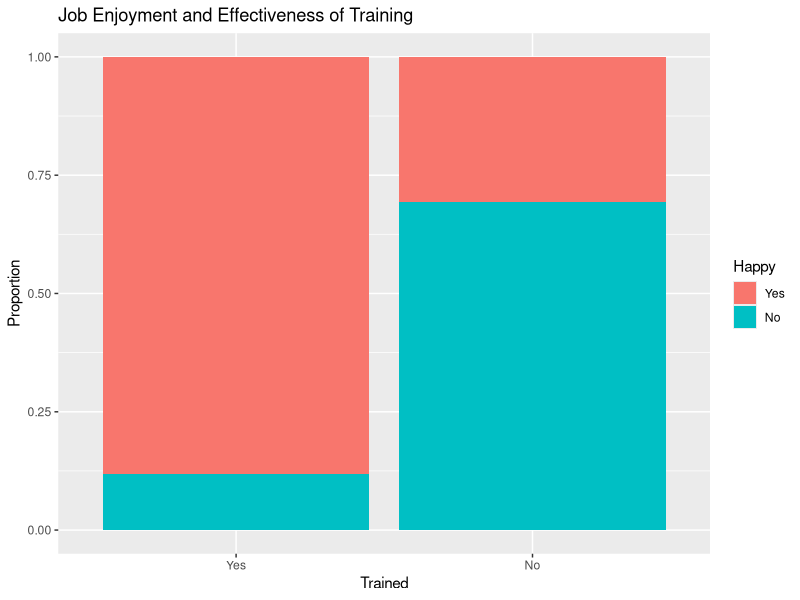

R code for this plot: (Note: this script raises an error after producing the figure.)
## This file deals with the HAPPY x TRAINED dataset
## I asked employees of west carts whether they enjoy working here and if
## they felt they were trained effectively. The analysis is below

setwd("D:/Files/Programing and Data/R Directory/Work Surveys")

library(ggplot2)

# First we set up our Contingency Table
HT <- read.csv("HappyTrained.csv")
HT$Happy <- factor(x = HT$Happy, levels = c("Yes", "No"))
HT$Trained <- factor(x = HT$Trained, levels = c("Yes", "No"))
HT.table <- xtabs(formula = Count ~ Happy + Trained, data = HT) 
ht.sample.sum <- sum(HT.table)

## Now I want to be able to see the column sums
## They wont be added to the table, but are still useful to call upon
names.t <- c('Trained', 'Not Trained')
names.h <- c('Happy', 'Not Happy')
ht.sum <- sum(HT.table[,1])
nht.sum <- sum(HT.table[,2])
ht.sums <- c(ht.sum, nht.sum)
ht.props <- ht.sums / ht.sample.sum
HT.col.sums <- data.frame(names.h, ht.sums, ht.props)

## Here are the Row Sums
## This gives me info about Trained
sum.ht <- sum(HT.table[1,])
sum.nht <- sum(HT.table[2,])
sums.ht <- c(sum.ht, sum.nht)
props.ht <- sums.ht / ht.sample.sum
HT.row.sums <- data.frame(names.t, sums.ht, props.ht)

## Now I want to view the proportions on my full table
HT.hat <- round(HT.table / ht.sample.sum, 2)

## Now I want a table that details the proprtion of each cell divided by its row sum
HT.r.hat <- round(HT.table / rowSums(HT.table), 2)

#################################################################
##             Lets Review What I Have So Far                  ##

## The Table
HT.table

## The Row Summary
## Details Sample Respondants Happiness
HT.row.sums

## The Column Summary
## Details Sample Respondants Training
HT.col.sums

## The table of proportions
HT.hat

## The table of intra-Row proportions
HT.r.hat

##                                                             ##
#################################################################

## OBSERVATIONS
## Happiness and Training seem to be related....
## Still lots of people who were well trained and are still unhappy
## Suggests more variables influence happiness than just training

## GOALS:
### Odds Ratio
### Chi Sq Test
### Graph
### Fit a Logit Model

## Starting with whats easy
chisq.test(HT.table, correct = FALSE)
## Easily reject the null hypothesis of independance

## Odds Ratio
HT.or <- round((HT.table[1,1] * HT.table[2,2]) / (HT.table[2,1] * HT.table[1,2]), 2)
HT.or
## This implies that the odds of an emplyee Enjoying work at west carts
## are 16.65 times higher if the employee has been properly trained
## WOWZA

## Now to fit a Logit Model
HT.model <- glm(Happy ~ Trained, binomial(link = 'logit'), data = HT.table)
summary(HT.model)
## this model is the worst model I have ever seen in my entire life


ggplot(HT, aes(x = Trained, y = Count, fill = Happy)) + 
	geom_bar(position = "fill", stat = "identity") + 
	labs(y = 'Proportion', title = 'Job Enjoyment and Effectiveness of Training')

## I want to take another stab at this
HT.binom <- HT
HT.binom$Happy <- ifelse(HT.binom$Happy == "Yes", 1, 0)
HT.binom$Trained <- ifelse(HT.binom$Trained == "Yes", 1, 0)
HT.binom$Count <- HT.binom$Count / sum(HT.binom$Count)
HT.b.mod <- glm(Count ~ Happy, binomial(link = 'logit'), data = HT.binom)
summary(HT.b.mod)
## This still is not working
## Lets add weights
HT.fit <- glm(Happy ~ Trained, weights = Count, binomial(link = logit), data = HTb)
summary(HT.fit)
## Alright, Its working!
## Intercept is not signifigant

exp(HT.fit$coefficients[2])

## Lets plot!
curve(expr = exp(HT.fit$coefficients[1] + HT.fit$coefficients[2] * x) / 
		(1 + exp(HT.fit$coefficients[1] + HT.fit$coefficients[2] * x)),
	col = 'darkgreen', main = expression(logit(pi) == -0.8109 + 2.8124*x),
	ylab = expression(pi), xlab = expression(x[1]),
	ylim = c(0, 1))

vcov(HT.fit)

beta.ci <- confint.default(HT.fit, HT.fit$coefficients[2], 0.95)
exp(beta.ci)

## Now for interpretation

pred.t0 <- HT.fit$coefficients[1] + HT.fit$coefficients[2] * 0
pred.t1 <- HT.fit$coefficients[1] + HT.fit$coefficients[2] * 1

as.numeric(exp(pred.t0)/(1 + exp(pred.t0)))
as.numeric(exp(pred.t1)/(1 + exp(pred.t1)))

# So for a person who is poorly trained, they have a probability of being
## happy of 30%
# And for a well trained person, they have a probality of being happy
## of 88%